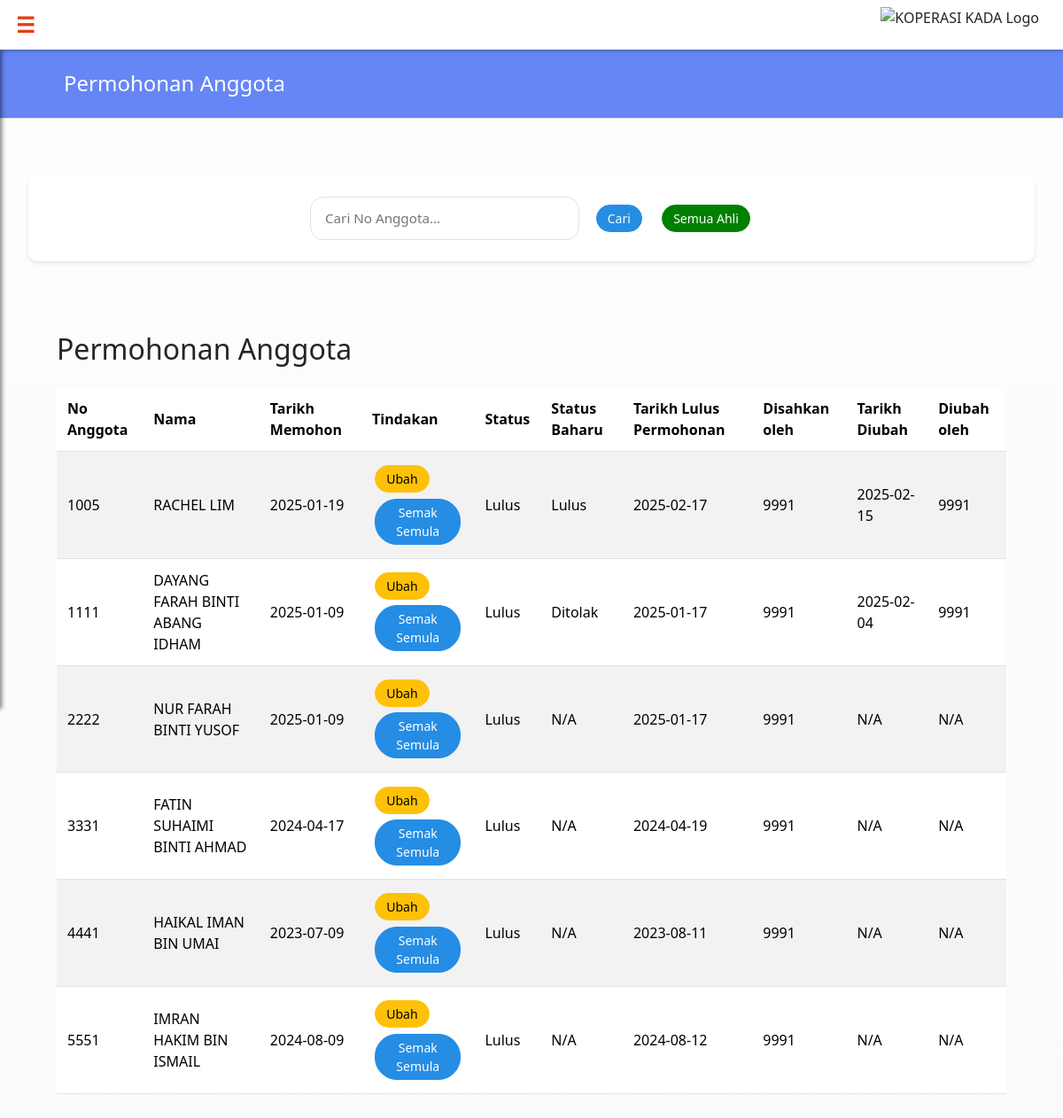
/historyMembership.php (signed in), run on the app's committed database.
### tables this page shows
CREATE TABLE `membership` (
  `membershipStatus` int(3) NOT NULL,
  `membershipApplyDate` date NOT NULL,
  `membershipApproveDate` date DEFAULT NULL,
  `membershipReviewDate` date DEFAULT NULL,
  `staffNo` int(5) NOT NULL,
  `alkStaffNo` int(5) DEFAULT NULL,
  `adminStaffNo` int(5) DEFAULT NULL,
  `sendStatus` int(3) DEFAULT NULL
);

CREATE TABLE `applicant` (
  `staffNo` int(5) NOT NULL,
  `photo` longblob NOT NULL,
  `applicantName` varchar(255) NOT NULL,
  `applicantIC` varchar(12) NOT NULL,
  `applicantPF` bigint(10) NOT NULL,
  `applicantStreet` varchar(200) NOT NULL,
  `applicantPostcode` int(6) NOT NULL,
  `applicantCity` varchar(100) NOT NULL,
  `applicantState` varchar(100) NOT NULL,
  `applicantGender` varchar(10) NOT NULL,
  `applicantReligion` varchar(20) NOT NULL,
  `applicantRace` varchar(20) NOT NULL,
  `applicantPosition` varchar(50) NOT NULL,
  `officeStreet` varchar(255) NOT NULL,
  `officePostcode` int(6) NOT NULL,
  `officeCity` varchar(100) NOT NULL,
  `applicantPhoneNumber` varchar(15) NOT NULL,
  `applicantDOB` date NOT NULL,
  `applicantAge` int(5) NOT NULL,
  `maritalStatus` varchar(15) NOT NULL,
  `applicantGrade` varchar(10) NOT NULL,
  `officeFax` varchar(15) NOT NULL,
  `applicantPhoneHome` varchar(15) NOT NULL,
  `applicantSalary` decimal(10,2) NOT NULL,
  `salaryStatement` longblob NOT NULL,
  `email` varchar(50) NOT NULL
);

CREATE TABLE `status` (
  `status` int(3) NOT NULL,
  `statusDesc` varchar(25) NOT NULL
);

CREATE TABLE `historymodimem` (
  `historyMemID` int(5) NOT NULL COMMENT 'Unique identifier for each past application',
  `newMemStatus` int(3) DEFAULT NULL COMMENT 'New status after modification',
  `memChangeDate` date DEFAULT NULL COMMENT 'Date status modififed',
  `memModifiedBy` int(5) DEFAULT NULL COMMENT 'Modifier''s staff number',
  `staffNo` int(5) NOT NULL
);

### historyMembership.php (the view, shortened to what this page needs)
<?php
include 'headeralk.php';
include 'dbconnect.php';
$sql = "SELECT
            applicant.staffNo,
            applicant.applicantName,
            membership.membershipApplyDate,
            membership.membershipStatus,
            membership.membershipApproveDate,
            membership.alkStaffNo,
            historymodimem.newMemStatus,
            historymodimem.memChangeDate,
            historymodimem.memModifiedBy,
            status.statusDesc AS currentStatusDesc,
            newStatusDesc.statusDesc AS newStatusDesc
        FROM membership
        LEFT JOIN applicant ON membership.staffNo = applicant.staffNo
        LEFT JOIN status ON membership.membershipStatus = status.status
        LEFT JOIN historymodimem ON membership.staffNo = historymodimem.staffNo
        LEFT JOIN status AS newStatusDesc ON historymodimem.newMemStatus = newStatusDesc.status
        WHERE membership.membershipStatus IN (2, 3)";
$result = mysqli_query($con, $sql);
?>
<!DOCTYPE html>
<html lang="en">
<head>
    <link href="https://cdn.jsdelivr.net/npm/bootstrap@5.3.3/dist/css/bootstrap.min.css" rel="stylesheet">
</head>
<body>
    <div class="page-header">
        <h2 class="page-title">Permohonan Anggota</h2>
    </div>
    <div class="container">
        <div class="search-container">
            <div class="search-box">
                <input type="text" id="staffSearch" class="search-input" placeholder="Cari No Anggota...">
                <button class="btn btn-primary" onclick="searchStaff()">Cari</button>
                <button class="btn btn-success" onclick="searchAll()">Semua Ahli</button>
            </div>
        </div>
        <div class="container mt-5">
            <h2 class="mb-4">Permohonan Anggota</h2>
            <table class="table table-striped table-hover">
                <thead>
                    <tr>
                        <th scope="col">No Anggota</th>
                        <th scope="col">Nama</th>
                        <th scope="col">Tarikh Memohon</th>
                        <th scope="col">Tindakan</th>
                        <th scope="col">Status</th>
                        <th scope="col">Status Baharu</th>
                        <th scope="col">Tarikh Lulus Permohonan</th>
                        <th scope="col">Disahkan oleh</th>
                        <th scope="col">Tarikh Diubah</th>
                        <th scope="col">Diubah oleh</th>
                    </tr>
                </thead>
                <tbody>
                    <?php
                    while ($row = mysqli_fetch_assoc($result)) {
                        echo "<tr>";
                        echo "<td>" . htmlspecialchars($row['staffNo'] ?? 'N/A') . "</td>";
                        echo "<td>" . htmlspecialchars($row['applicantName'] ?? 'N/A') . "</td>";
                        echo "<td>" . htmlspecialchars($row['membershipApplyDate'] ?? 'N/A') . "</td>";
                        echo "<td>
                                <button class='btn btn-warning btn-sm' onclick=\"confirmChange('" . htmlspecialchars($row['staffNo']) . "', " . htmlspecialchars($row['membershipStatus']) . ", '" . htmlspecialchars($row['currentStatusDesc']) . "')\">Ubah</button>
                                <button class='btn btn-primary btn-sm' onclick=\"redirectToView('" . htmlspecialchars($row['staffNo']) . "')\">Semak Semula</button>
                              </td>";
                        echo "<td>" . htmlspecialchars($row['currentStatusDesc'] ?? 'N/A') . "</td>";
                        echo "<td>" . htmlspecialchars($row['newStatusDesc'] ?? 'N/A') . "</td>";
                        echo "<td>" . htmlspecialchars($row['membershipApproveDate'] ?? 'N/A') . "</td>";
                        echo "<td>" . htmlspecialchars($row['alkStaffNo'] ?? 'N/A') . "</td>";
                        echo "<td>" . htmlspecialchars($row['memChangeDate'] ?? 'N/A') . "</td>";
                        echo "<td>" . htmlspecialchars($row['memModifiedBy'] ?? 'N/A') . "</td>";
                        echo "</tr>";
                    }
                    ?>
                </tbody>
            </table>
        </div>
    </div>
</body>
</html>

### headeralk.php (style rules this page uses)
body { overflow-x: hidden; }

### historyMembership.php (style rules this page uses)
:root { --primary: #D6536D; --secondary: #E43D12; --accent: #EBE9E1; --yellow: #EFB11D; --light-pink: #FFA2B6; --blue: #6686F6; --light-blue: #258de4; --green: #CFFFDC; }
body { background-color: #f8f9fa; margin: 0; font-family: 'Segoe UI', Tahoma, Geneva, Verdana, sans-serif; background-image: linear-gradient(rgba(255, 255, 255, 0.75), rgba(255, 255, 255, 0.25)), url('img/img.png'); background-size: cover; background-repeat: no-repeat; background-attachment: fixed; background-position: center; }
.page-header { background-color: var(--blue); padding: 1.5rem 0; margin-bottom: 2rem; border-bottom: 1px solid #dee2e6; }
.page-title { color: white; font-size: 1.5rem; font-weight: 500; text-align: left; margin: 0; padding-left: 4.5rem; }
.container { max-width: 1450px; margin: 0 auto; padding: 2rem; }
.search-container { background-color: white; border-radius: 10px; box-shadow: 0 2px 4px rgba(0,0,0,0.1); padding: 1.5rem; margin-bottom: 2rem; }
.search-box { display: flex; gap: 1rem; align-items: center; max-width: 500px; margin: 0 auto; }
.search-input { flex: 1; padding: 0.75rem 1rem; border: 1px solid #dee2e6; border-radius: 15px; font-size: 0.95rem; }
.table { width: 100%; table-layout: auto; min-width: 800px; }
.table thead { background-color: var(--primary); color: white; }
.table th, .table td { padding: 0.75rem; vertical-align: middle; }
.btn { border-radius: 25px; padding: 0.25rem 0.75rem; font-weight: 500; transition: all 0.3s ease; margin: 0.2rem; font-size: 0.875rem; }
.btn-success { background-color: green; border-color: green; }
.btn-primary { background-color: var(--light-blue); border-color: var(--light-blue); }

### data on the page
membership: staffNo.staffNo "1005", staffNo.applicantName "RACHEL LIM", membershipApplyDate "2025-01-19", membershipStatus.statusDesc "Lulus", membershipApproveDate "2025-02-17", alkStaffNo "9991", historymodimem.memChangeDate "2025-02-15", historymodimem.memModifiedBy "9991"
membership: staffNo.staffNo "1111", staffNo.applicantName "DAYANG FARAH BINTI ABANG IDHAM", membershipApplyDate "2025-01-09", membershipStatus.statusDesc "Lulus", status.statusDesc "Ditolak", membershipApproveDate "2025-01-17", alkStaffNo "9991", historymodimem.memChangeDate "2025-02-04", historymodimem.memModifiedBy "9991"
membership: staffNo.staffNo "2222", staffNo.applicantName "NUR FARAH BINTI YUSOF", membershipApplyDate "2025-01-09", membershipStatus.statusDesc "Lulus", newStatusDesc "N/A", membershipApproveDate "2025-01-17", alkStaffNo "9991", memChangeDate "N/A", memModifiedBy "N/A"
membership: staffNo.staffNo "3331", staffNo.applicantName "FATIN SUHAIMI BINTI AHMAD", membershipApplyDate "2024-04-17", membershipStatus.statusDesc "Lulus", newStatusDesc "N/A", membershipApproveDate "2024-04-19", alkStaffNo "9991", memChangeDate "N/A", memModifiedBy "N/A"
membership: staffNo.staffNo "4441", staffNo.applicantName "HAIKAL IMAN BIN UMAI", membershipApplyDate "2023-07-09", membershipStatus.statusDesc "Lulus", newStatusDesc "N/A", membershipApproveDate "2023-08-11", alkStaffNo "9991", memChangeDate "N/A", memModifiedBy "N/A"
membership: staffNo.staffNo "5551", staffNo.applicantName "IMRAN HAKIM BIN ISMAIL", membershipApplyDate "2024-08-09", membershipStatus.statusDesc "Lulus", newStatusDesc "N/A", membershipApproveDate "2024-08-12", alkStaffNo "9991", memChangeDate "N/A", memModifiedBy "N/A"
